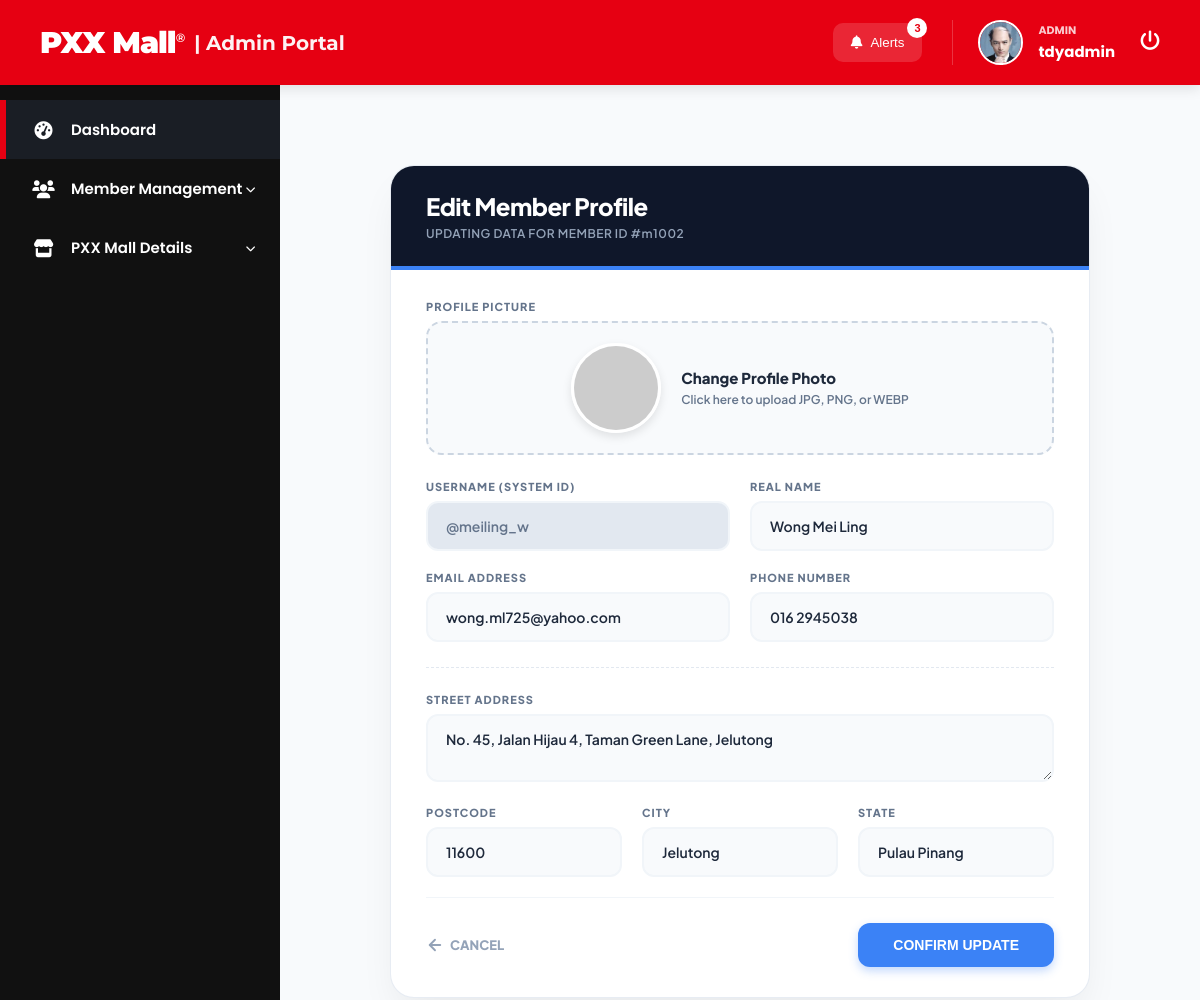
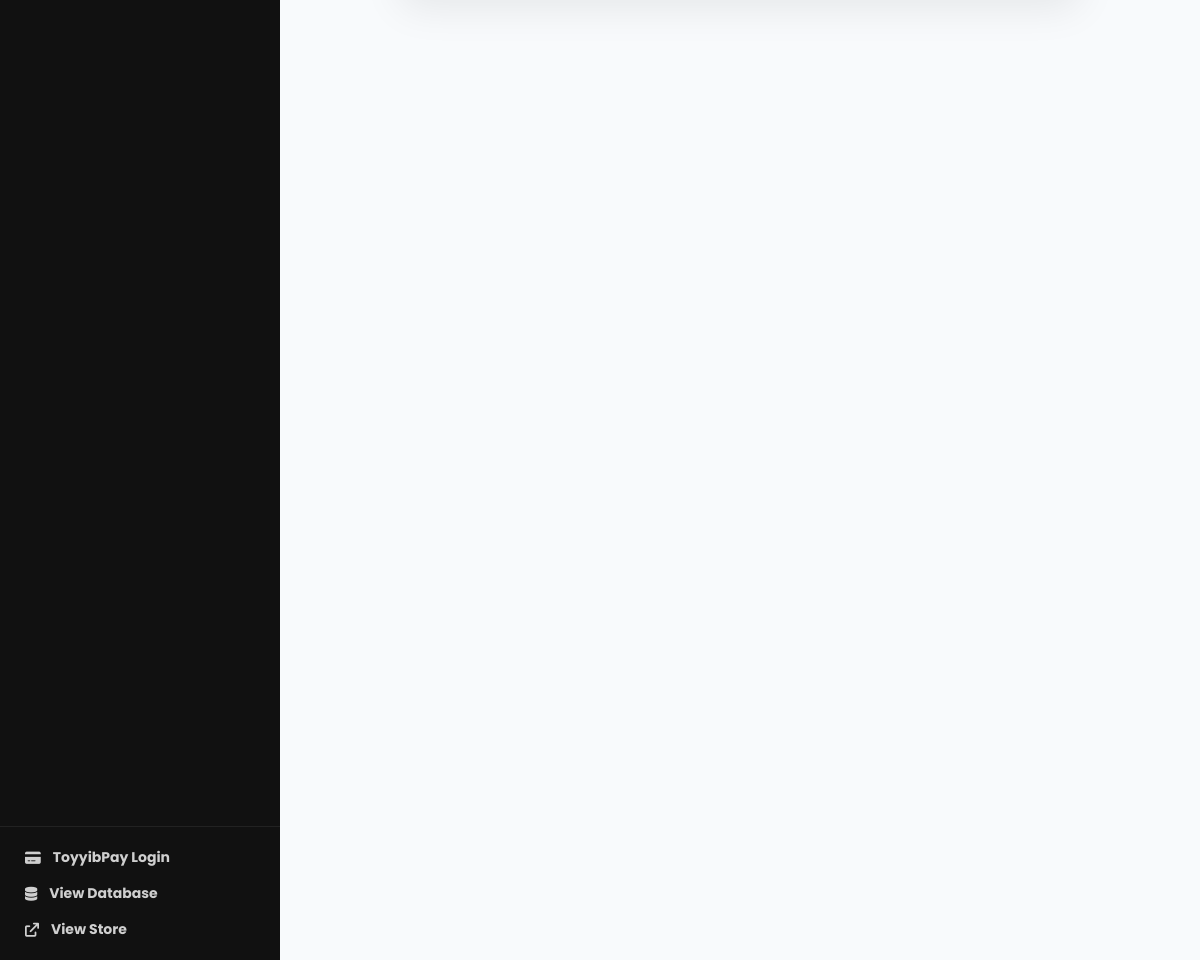
Screenshot of /admin/member_edit.php?id=m1002 (signed in) with the database file from the repository (2 pictures, top to bottom).
### tables this page shows
CREATE TABLE `users` (
  `user_id` varchar(20) NOT NULL,
  `username` varchar(50) NOT NULL,
  `real_name` varchar(100) DEFAULT NULL,
  `gender` enum('Male','Female') DEFAULT NULL,
  `birthday` date DEFAULT NULL,
  `password_hashed` varchar(255) NOT NULL,
  `phone_num` varchar(20) DEFAULT NULL,
  `email` varchar(100) DEFAULT NULL,
  `address` text DEFAULT NULL,
  `Postcode` varchar(20) NOT NULL,
  `City` varchar(50) NOT NULL,
  `State` varchar(50) NOT NULL,
  `bank_name` varchar(100) NOT NULL,
  `card_no` int(15) NOT NULL,
  `cvv_hashed` varchar(255) NOT NULL,
  `points` int(11) DEFAULT 0,
  `role` enum('Admin','S.Admin','Member') DEFAULT NULL,
  `created_at` timestamp NOT NULL DEFAULT current_timestamp(),
  `login_attempts` int(11) DEFAULT 0,
  `last_login_attempt` datetime DEFAULT NULL,
  `last_login` datetime DEFAULT NULL,
  `remember_token` varchar(100) DEFAULT NULL,
  `reset_token` varchar(100) DEFAULT NULL,
  `profile_photo` varchar(255) DEFAULT 'default.jpg',
  `status` enum('Active','Blocked') DEFAULT NULL,
  `email_code` varchar(6) DEFAULT NULL,
  `email_expiry` datetime DEFAULT NULL,
  `email_verified` int(11) DEFAULT 1,
  `email_status` enum('Verified','Unverified') NOT NULL DEFAULT 'Verified',
  `phone_status` enum('Verified','Unverified') NOT NULL DEFAULT 'Verified'
);

### admin/member_edit.php (the view, shortened to what this page needs)
<?php
require_once __DIR__ . '/../includes/db.php';
$id = $_GET['id'] ?? '';
$stmt = $pdo->prepare("SELECT * FROM users WHERE user_id = ? AND role = 'Member'");
$stmt->execute([$id]);
$member = $stmt->fetch(PDO::FETCH_ASSOC);
$currentPhoto = !empty($member['profile_photo']) ? $member['profile_photo'] : 'default.jpg';
$photoDisplayPath = (strpos($currentPhoto, 'http') === 0 || strpos($currentPhoto, '/') === 0) ? $currentPhoto : '../images/' . $currentPhoto;
$admin_head = __DIR__ . '/../includes/_admin_head.php';
if (file_exists($admin_head)) { include $admin_head; }
?>
<div id="edit-wrapper" class="scroll-wrapper" style="display:none;">
    <div class="premium-form-card">
        <div class="form-header">
            <h2>Edit Member Profile</h2>
            <p>UPDATING DATA FOR MEMBER ID #<?= htmlspecialchars($id) ?></p>
        </div>
        <div class="form-body">
            <form method="POST" action="" enctype="multipart/form-data">
                <div class="form-group" style="margin-bottom: 25px;">
                    <label>Profile Picture</label>
                    <div class="file-upload-box" onclick="document.getElementById('photo-input').click();">
                        <img id="image-preview" class="current-photo" src="<?= htmlspecialchars($photoDisplayPath) ?>" onerror="this.src='../images/default.jpg'">
                        <div class="upload-text">
                            <strong>Change Profile Photo</strong>
                            <span>Click here to upload JPG, PNG, or WEBP</span>
                        </div>
                    </div>
                </div>
                <div class="grid-row">
                    <div class="form-group">
                        <label>Username (System ID)</label>
                        <input type="text" class="input-style input-readonly" value="@<?= htmlspecialchars($member['username']) ?>" readonly>
                    </div>
                    <div class="form-group">
                        <label>Real Name</label>
                        <input type="text" name="real_name" class="input-style" value="<?= htmlspecialchars($member['real_name'] !== 'N/A' ? $member['real_name'] : '') ?>" placeholder="e.g. Amirul bin Yusuf" required>
                    </div>
                </div>
                <div class="grid-row">
                    <div class="form-group">
                        <label>Email Address</label>
                        <input type="email" name="email" class="input-style" value="<?= htmlspecialchars($member['email'] !== 'N/A' ? $member['email'] : '') ?>" placeholder="e.g. member@email.com" required>
                    </div>
                    <div class="form-group">
                        <label>Phone Number</label>
                        <input type="text" name="phone_num" class="input-style" value="<?= htmlspecialchars($member['phone_num'] !== 'N/A' ? $member['phone_num'] : '') ?>" placeholder="e.g. 0123456789">
                    </div>
                </div>
                <hr style="border: 0; border-top: 1px dashed #e2e8f0; margin: 25px 0;">
                <div class="form-group">
                    <label>Street Address</label>
                    <textarea name="address" class="input-style" rows="2" placeholder="e.g. No. 12, Jalan Ampang Utama..."><?= htmlspecialchars($member['address'] !== 'N/A' ? $member['address'] : '') ?></textarea>
                </div>
                <div class="grid-row-3">
                    <div class="form-group">
                        <label>Postcode</label>
                        <input type="text" name="postcode" class="input-style" value="<?= htmlspecialchars($member['Postcode'] !== 'N/A' ? $member['Postcode'] : '') ?>" placeholder="e.g. 50450">
                    </div>
                    <div class="form-group">
                        <label>City</label>
                        <input type="text" name="city" class="input-style" value="<?= htmlspecialchars($member['City'] !== 'N/A' ? $member['City'] : '') ?>" placeholder="e.g. Kuala Lumpur">
                    </div>
                    <div class="form-group">
                        <label>State</label>
                        <input type="text" name="state" class="input-style" value="<?= htmlspecialchars($member['State'] !== 'N/A' ? $member['State'] : '') ?>" placeholder="e.g. Wilayah Persekutuan">
                    </div>
                </div>
                <div class="btn-row">
                    <a href="member_crud.php" class="btn-back">
                        <svg width="18" height="18" viewBox="0 0 24 24" fill="none" stroke="currentColor" stroke-width="2.5" stroke-linecap="round" stroke-linejoin="round"><line x1="19" y1="12" x2="5" y2="12"></line><polyline points="12 19 5 12 12 5"></polyline></svg>
                        CANCEL
                    </a>
                    <button type="submit" class="btn-submit">CONFIRM UPDATE</button>
                </div>
            </form>
        </div>
    </div>
</div>
<?php
$foot = __DIR__ . '/../includes/_foot.php';
if (file_exists($foot)) { include $foot; }
?>

### includes/_admin_head.php (style rules this page uses)
:root { --pxx-red: #e60012; --side-bg: #111111; --side-h: #1a1e25; --white: #ffffff; --bg-canvas: #f4f7f6; --header-h: 85px; --side-w: 280px; --trans: all 0.3s ease; --toyyib-orange: #f39c12; }
body, html { margin: 0; padding: 0; height: 100vh; width: 100vw; font-family: 'Poppins', sans-serif; background-color: var(--bg-canvas); overflow: hidden; }
* { box-sizing: border-box; }
a { text-decoration: none; color: inherit; }

### admin/member_edit.php (style rules this page uses)
html, body { background: #f8fafc !important; overflow: hidden !important; }
.scroll-wrapper { height: 100vh; overflow-y: auto; padding-bottom: 150px; box-sizing: border-box; font-family: 'Plus Jakarta Sans', sans-serif; }
.premium-form-card { max-width: 700px; margin: 30px auto; background: #ffffff; border-radius: 24px; box-shadow: 0 20px 40px -10px rgba(0,0,0,0.08); border: 1px solid rgba(226, 232, 240, 0.8); overflow: hidden; }
.form-header { background: #0f172a; padding: 25px 35px; border-bottom: 4px solid #3b82f6; }
.form-header h2 { margin: 0; color: white; font-size: 24px; font-weight: 900; letter-spacing: -0.5px; }
.form-header p { margin: 5px 0 0; color: #94a3b8; font-size: 12px; font-weight: 600; letter-spacing: 0.5px; }
.form-body { padding: 30px 35px; }
.grid-row { display: grid; grid-template-columns: 1fr 1fr; gap: 20px; margin-bottom: 20px; }
.grid-row-3 { display: grid; grid-template-columns: 1fr 1fr 1fr; gap: 20px; margin-bottom: 20px; }
.form-group { margin-bottom: 20px; }
.grid-row .form-group, .grid-row-3 .form-group { margin-bottom: 0; }
.form-group label { display: block; font-weight: 800; color: #64748b; margin-bottom: 8px; font-size: 11px; text-transform: uppercase; letter-spacing: 1px; }
.input-style { width: 100%; padding: 14px 18px; border-radius: 12px; border: 2px solid #f1f5f9; font-size: 14px; font-weight: 600; color: #1e293b; background: #f8fafc; transition: all 0.3s ease; box-sizing: border-box; font-family: 'Plus Jakarta Sans', sans-serif; }
.input-readonly { background: #e2e8f0; color: #64748b; cursor: not-allowed; }
.file-upload-box { border: 2px dashed #cbd5e1; padding: 20px; text-align: center; border-radius: 16px; background: #f8fafc; transition: 0.3s; cursor: pointer; display: flex; align-items: center; justify-content: center; gap: 20px; }
.current-photo { width: 90px; height: 90px; border-radius: 50%; border: 3px solid #ffffff; box-shadow: 0 4px 10px rgba(0,0,0,0.1); object-fit: cover; }
.upload-text { text-align: left; }
.upload-text strong { font-weight: 800; color: #1e293b; display: block; font-size: 15px; }
.upload-text span { font-size: 12px; color: #64748b; font-weight: 600; }
.btn-row { display: flex; justify-content: space-between; align-items: center; margin-top: 10px; padding-top: 25px; border-top: 1px solid #f1f5f9; }
.btn-submit { background: #3b82f6; color: #ffffff; padding: 14px 35px; border: none; border-radius: 12px; font-size: 14px; font-weight: 800; cursor: pointer; transition: all 0.3s ease; box-shadow: 0 4px 10px rgba(59,130,246,0.3); }
.btn-back { color: #94a3b8; text-decoration: none; font-size: 13px; font-weight: 800; transition: 0.3s; display: flex; align-items: center; gap: 6px; }

### rows the page displays
users: username "@meiling_w", real_name "Wong Mei Ling", email "wong.ml725@yahoo.com", phone_num "016 2945038", address "No. 45, Jalan Hijau 4, Taman Green Lane, Jelutong", postcode "11600", city "Jelutong", state "Pulau Pinang"

### other values shown
$noti_count "3"
$user_role "ADMIN"
$current_admin "tdyadmin"
$id "m1002"
